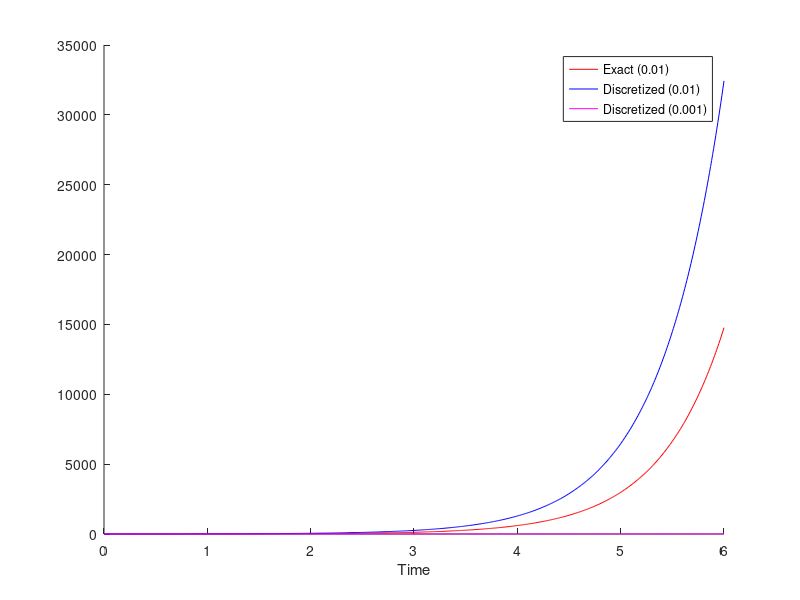

Write MATLAB code to recreate this figure.
t = 6;
r = 1.6;
a = 2;
tau = 0.01;

x=0:tau:t;
xt = [];
X1t = [];
X2t = [];

d01 = a;
d02 = a;

for i=0:tau:t
    exact = exp(r*i) + a;
    xt = [xt exact];
    discrete1 = d01/(1 - r*tau);
    discrete2 = d02/(1 - r*tau*0.1);
    X1t = [X1t discrete1];
    X2t = [X2t discrete2];
    d01 = discrete1;
    d02 = discrete2;
end;

hold on;

plot(x, xt, 'r');
plot(x, X1t, 'b');
plot(x, X2t, 'm');

xlabel('Time');

legend('Exact (0.01)','Discretized (0.01)','Discretized (0.001)')